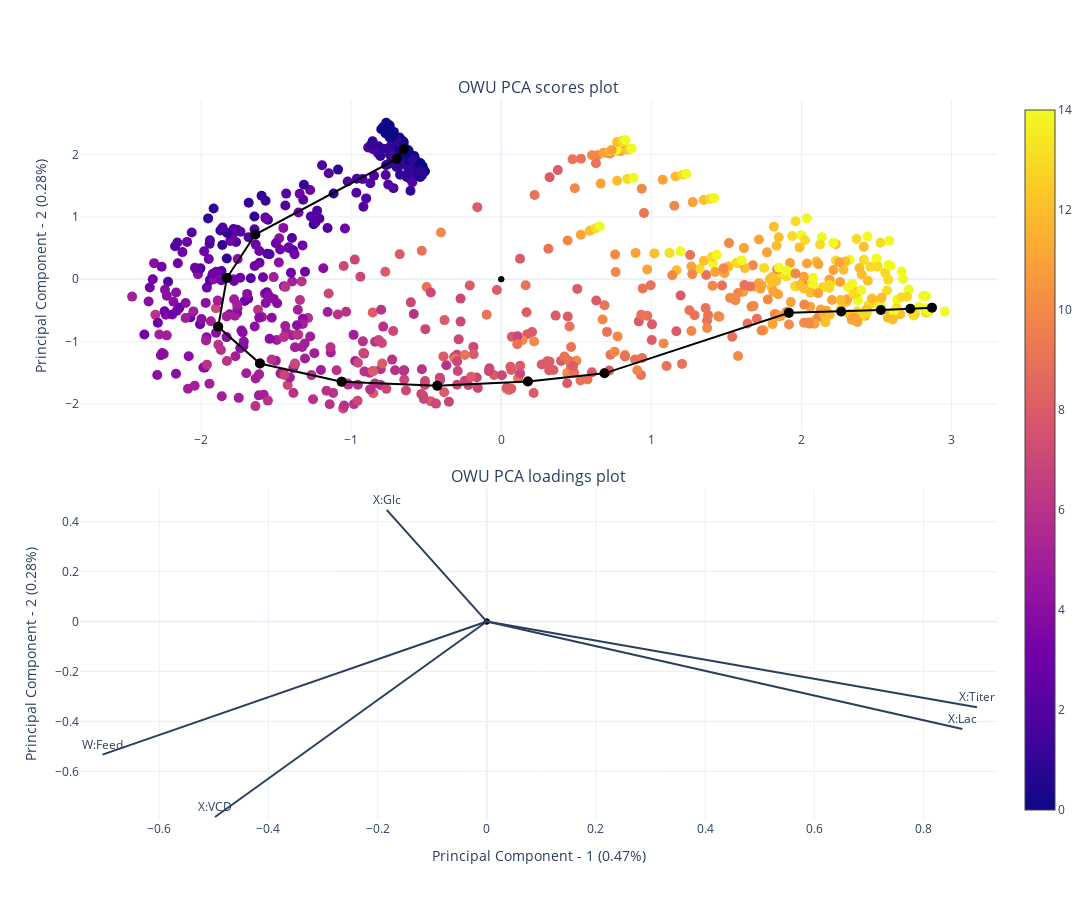
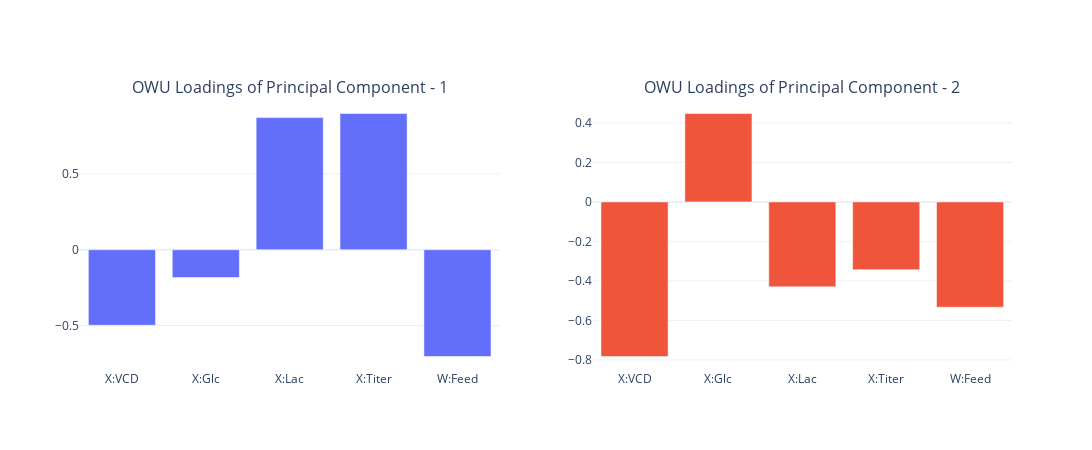

Notebook source saved alongside these figures, in order:
### Code cell
plot_scores_loadings_owu(owu, pc_x_axis=1, pc_y_axis=2, highlight_run=0, highlight_type='Time_id')

### Figure 1 — Plotly figure (JSON) as saved in the notebook; plotly's stock layout.template omitted (floating-point values rounded to 4 significant figures; data arrays with more than 128 entries replaced by an {"elided": "..."} marker saying what was removed)
{"data": [{"marker": {"color": "black"}, "mode": "markers", "name": "origin", "type": "scatter", "x": [0, 0], "xaxis": "x", "y": [0, 0], "yaxis": "y"}, {"marker": {"color": {"elided": "750 int values"}, "showscale": true, "size": 10}, "mode": "markers", "text": {"elided": "750 str values"}, "textposition": "top center", "type": "scatter", "x": {"elided": "750 float values"}, "xaxis": "x", "y": {"elided": "750 float values"}, "yaxis": "y"}, {"line": {"color": "black"}, "marker": {"color": "black", "size": 10}, "mode": "lines+markers", "text": {"elided": "750 str values"}, "textposition": "top center", "type": "scatter", "x": [-0.6488, -0.6967, -1.639, -1.829, -1.886, -1.608, -1.063, -0.4262, 0.1773, 0.6879, 1.916, 2.265, 2.529, 2.726, 2.87], "xaxis": "x", "y": [2.082, 1.929, 0.7174, 0.02031, -0.7617, -1.35, -1.64, -1.705, -1.639, -1.507, -0.5379, -0.5156, -0.4925, -0.4718, -0.4544], "yaxis": "y"}, {"marker": {"color": "black"}, "mode": "markers", "name": "origin", "type": "scatter", "x": [0, 0], "xaxis": "x2", "y": [0, 0], "yaxis": "y2"}], "layout": {"annotations": [{"font": {"size": 16}, "showarrow": false, "text": "OWU PCA scores plot", "x": 0.5, "xanchor": "center", "xref": "paper", "y": 1, "yanchor": "bottom", "yref": "paper"}, {"font": {"size": 16}, "showarrow": false, "text": "OWU PCA loadings plot", "x": 0.5, "xanchor": "center", "xref": "paper", "y": 0.46, "yanchor": "bottom", "yref": "paper"}, {"ax": 0, "ay": 0, "text": "X:VCD", "x": -0.498, "xanchor": "center", "xref": "x2", "y": -0.7828, "yanchor": "bottom", "yref": "y2"}, {"ax": 0, "ay": 0, "text": "X:Glc", "x": -0.1834, "xanchor": "center", "xref": "x2", "y": 0.4476, "yanchor": "bottom", "yref": "y2"}, {"ax": 0, "ay": 0, "text": "X:Lac", "x": 0.8713, "xanchor": "center", "xref": "x2", "y": -0.43, "yanchor": "bottom", "yref": "y2"}, {"ax": 0, "ay": 0, "text": "X:Titer", "x": 0.8981, "xanchor": "center", "xref": "x2", "y": -0.3433, "yanchor": "bottom", "yref": "y2"}, {"ax": 0, "ay": 0, "text": "W:Feed", "x": -0.7041, "xanchor": "center", "xref": "x2", "y": -0.5331, "yanchor": "bottom", "yref": "y2"}], "height": 900, "shapes": [{"type": "line", "x0": 0, "x1": -0.498, "xref": "x2", "y0": 0, "y1": -0.7828, "yref": "y2"}, {"type": "line", "x0": 0, "x1": -0.1834, "xref": "x2", "y0": 0, "y1": 0.4476, "yref": "y2"}, {"type": "line", "x0": 0, "x1": 0.8713, "xref": "x2", "y0": 0, "y1": -0.43, "yref": "y2"}, {"type": "line", "x0": 0, "x1": 0.8981, "xref": "x2", "y0": 0, "y1": -0.3433, "yref": "y2"}, {"type": "line", "x0": 0, "x1": -0.7041, "xref": "x2", "y0": 0, "y1": -0.5331, "yref": "y2"}], "showlegend": false, "width": 1200, "xaxis": {"anchor": "y", "domain": [0, 1]}, "xaxis2": {"anchor": "y2", "domain": [0, 1], "title": {"text": "Principal Component - 1 (0.47%)"}}, "yaxis": {"anchor": "x", "domain": [0.54, 1], "title": {"text": "Principal Component - 2 (0.28%)"}}, "yaxis2": {"anchor": "x2", "domain": [0, 0.46], "title": {"text": "Principal Component - 2 (0.28%)"}}}}

### Figure 2 — Plotly figure (JSON) as saved in the notebook; plotly's stock layout.template omitted (floating-point values rounded to 4 significant figures)
{"data": [{"type": "bar", "x": ["X:VCD", "X:Glc", "X:Lac", "X:Titer", "W:Feed"], "xaxis": "x", "y": [-0.498, -0.1834, 0.8713, 0.8981, -0.7041], "yaxis": "y"}, {"type": "bar", "x": ["X:VCD", "X:Glc", "X:Lac", "X:Titer", "W:Feed"], "xaxis": "x2", "y": [-0.7828, 0.4476, -0.43, -0.3433, -0.5331], "yaxis": "y2"}], "layout": {"annotations": [{"font": {"size": 16}, "showarrow": false, "text": "OWU Loadings of Principal Component - 1", "x": 0.225, "xanchor": "center", "xref": "paper", "y": 1, "yanchor": "bottom", "yref": "paper"}, {"font": {"size": 16}, "showarrow": false, "text": "OWU Loadings of Principal Component - 2", "x": 0.775, "xanchor": "center", "xref": "paper", "y": 1, "yanchor": "bottom", "yref": "paper"}], "height": 450, "showlegend": false, "width": 1200, "xaxis": {"anchor": "y", "domain": [0, 0.45]}, "xaxis2": {"anchor": "y2", "domain": [0.55, 1]}, "yaxis": {"anchor": "x", "domain": [0, 1]}, "yaxis2": {"anchor": "x2", "domain": [0, 1]}}}
